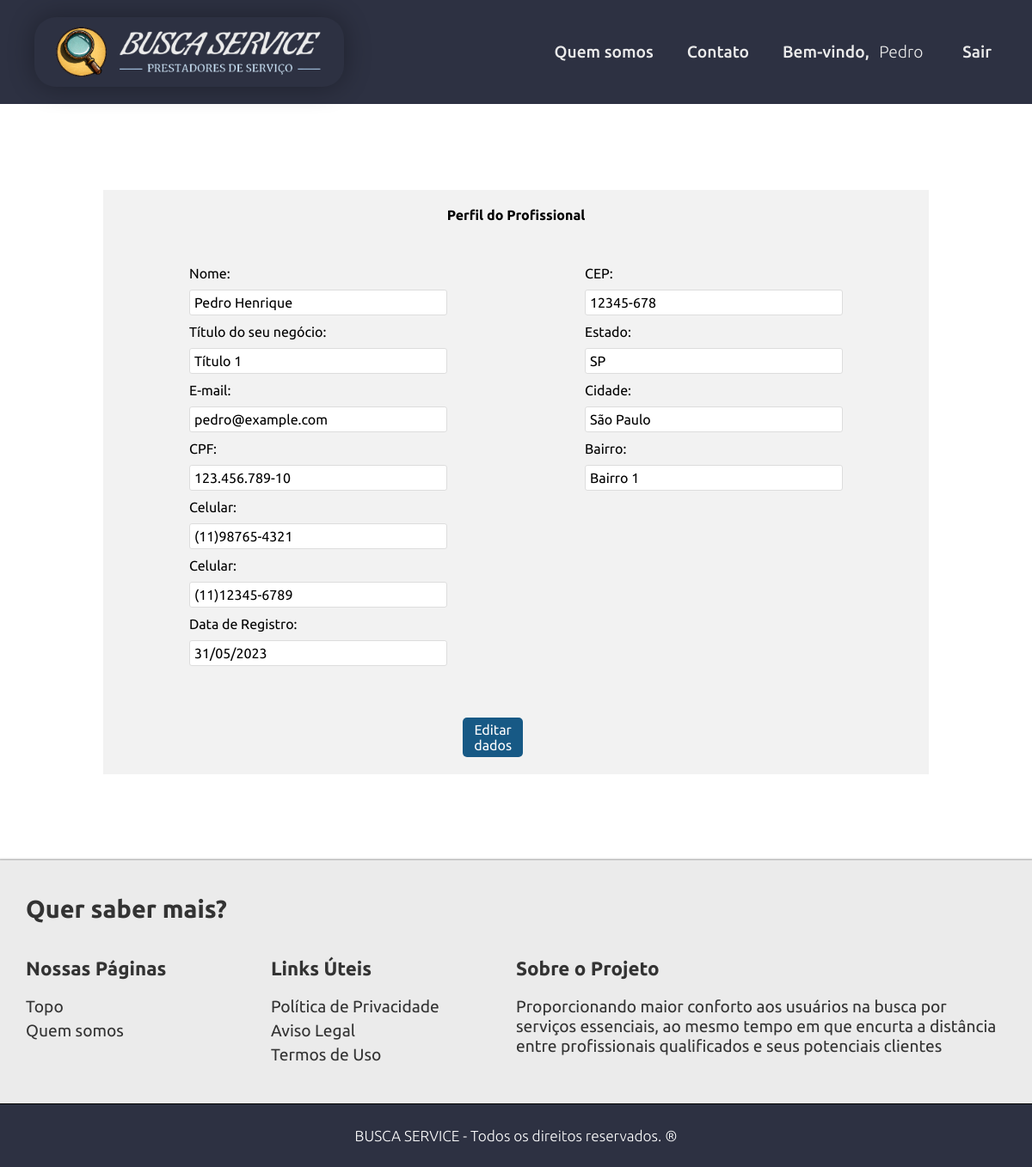
Page /app/views/perfil_pro.php (signed in) on the earlier database version.
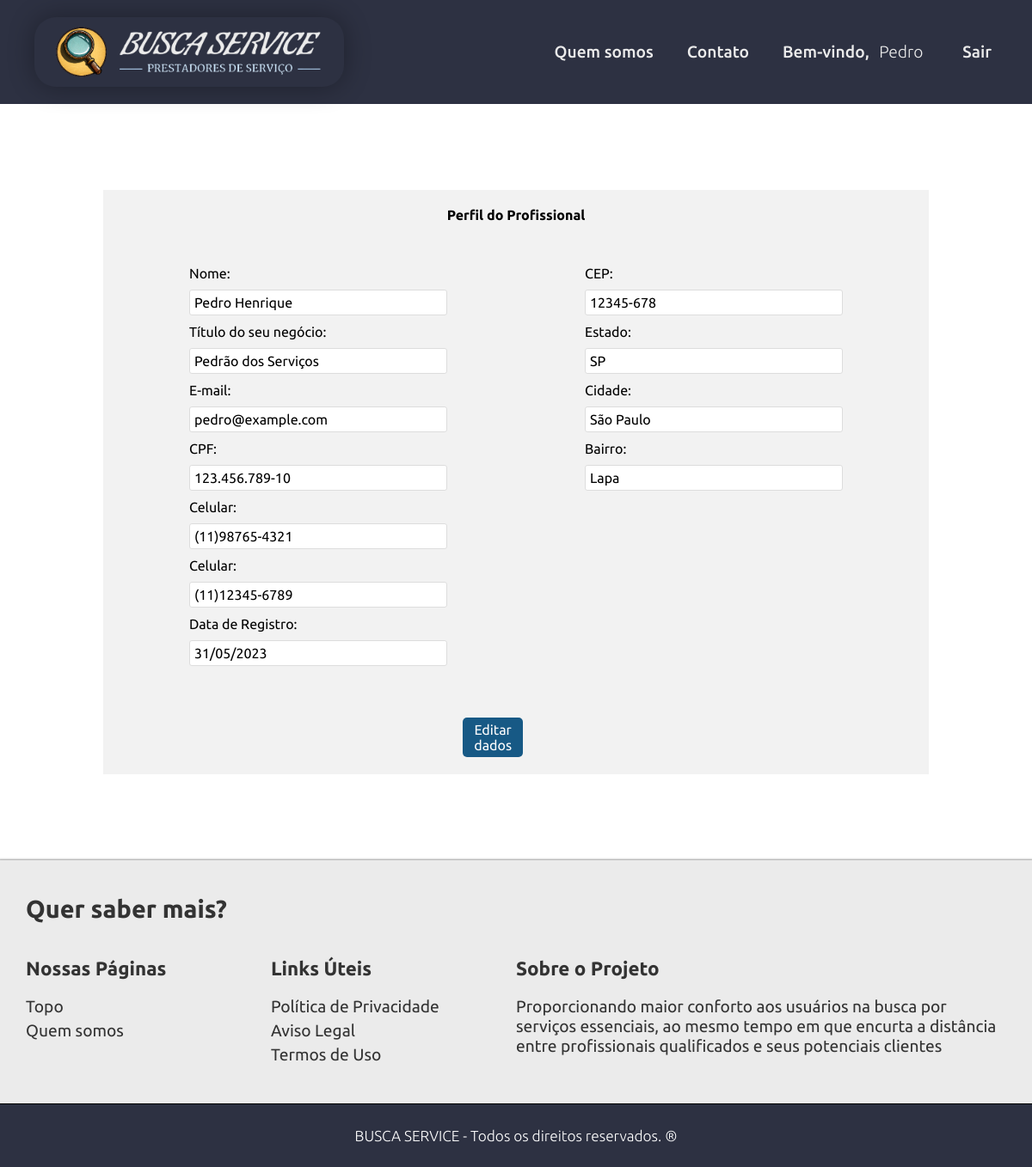
Same page on the later database version.
### tables this page shows
CREATE TABLE IF NOT EXISTS profissional(
  idpro INT(11) NOT NULL AUTO_INCREMENT,
  nome VARCHAR(45) NOT NULL,
  email VARCHAR(255) NOT NULL,
  senha VARCHAR(60) NOT NULL,
  cpf VARCHAR(14) NOT NULL,
  telefone VARCHAR(18) NOT NULL,
  telefone2 VARCHAR(18) NULL DEFAULT NULL,
  cep VARCHAR(9) NOT NULL,
  estado VARCHAR(45) NOT NULL,
  cidade VARCHAR(45) NOT NULL,
  bairro VARCHAR(45) NOT NULL,
  titulo VARCHAR(100) NOT NULL,
  descricaonegocio TEXT NOT NULL,
  fotoprin BLOB NOT NULL,
  fotosec BLOB NULL DEFAULT NULL,
  fotosec2 BLOB NULL DEFAULT NULL,
  perfil VARCHAR(3) NOT NULL DEFAULT 'PRO' COMMENT 'ADM=Administrador\\nPRO=Profissional\\nCLI=Cliente',
  status TINYINT(1) NOT NULL DEFAULT 1 COMMENT '\"0\" = Inativo / \"1\" = Ativo',
  dataregpro DATETIME NOT NULL DEFAULT CURRENT_TIMESTAMP(),
  PRIMARY KEY (idpro)
  );

### app/views/perfil_pro.php (the view, shortened to what this page needs)
<?php
require_once 'layouts/site/header.php';
require_once 'layouts/site/menu.php';
$idpro = isset($_SESSION['usuario']['idpro']) ? $_SESSION['usuario']['idpro'] : 0;
$dbh = Conexao::getInstance();
$query = "SELECT * FROM `busca_service`.`profissional` WHERE idpro=:idpro LIMIT 1";
$stmt = $dbh->prepare($query);
$stmt->bindParam(':idpro', $idpro);
$stmt->execute();
$row = $stmt->fetch(PDO::FETCH_ASSOC);
?>
<body>
<div class="container">
    <h1>Perfil do Profissional</h1>
    <div class="dados">
        <div class="dados-pessoais_cli">
            <div class="campo campo-pessoal">
                <label for="nome" class="label_perfil">Nome:</label>
                <input type="text" id="nome" class="input_perfil" value="<?= $row['nome'] ?>" readonly>
            </div>
            <div class="campo campo-pessoal">
                <label for="titulo" class="label_perfil">Título do seu negócio:</label>
                <input type="text" id="titulo" class="input_perfil" value="<?= $row['titulo'] ?>" readonly>
            </div>
            <div class="campo campo-pessoal">
                <label for="email" class="label_perfil">E-mail:</label>
                <input type="text" id="email" class="input_perfil" value="<?= $row['email'] ?>" readonly>
            </div>
            <div class="campo campo-pessoal">
                <label for="cpf" class="label_perfil">CPF:</label>
                <input type="text" id="cpf" class="input_perfil" value="<?= $row['cpf'] ?>" readonly>
            </div>
            <div class="campo campo-pessoal">
                <label for="telefone" class="label_perfil">Celular:</label>
                <input type="text" id="telefone" class="input_perfil" value="<?= $row['telefone'] ?>" readonly>
            </div>
            <div class="campo campo-pessoal">
                <label for="telefone2" class="label_perfil">Celular:</label>
                <input type="text" id="telefone2" class="input_perfil" value="<?= $row['telefone2'] ?>" readonly>
            </div>
            <div class="campo campo-pessoal">
                <label for="dataregcli" class="label_perfil">Data de Registro:</label>
                <input type="text" id="data_registro" class="input_perfil" value="<?= date('d/m/Y', strtotime($row['dataregpro'])) ?>" readonly>
            </div>
        </div>
        <div class="dados dados-endereco">
            <div class="campo campo-endereco">
                <label for="cep" class="label_perfil">CEP:</label>
                <input type="text" id="cep" class="input_perfil" value="<?= $row['cep'] ?>" readonly>
            </div>
            <div class="campo campo-endereco">
                <label for="estado" class="label_perfil">Estado:</label>
                <input type="text" id="estado" class="input_perfil" value="<?= $row['estado'] ?>" readonly>
            </div>
            <div class="campo campo-endereco">
                <label for="cidade" class="label_perfil">Cidade:</label>
                <input type="text" id="cidade" class="input_perfil" value="<?= $row['cidade'] ?>" readonly>
            </div>
            <div class="campo campo-endereco">
                <label for="bairro" class="label_perfil">Bairro:</label>
                <input type="text" id="bairro" class="input_perfil" value="<?= $row['bairro'] ?>" readonly>
            </div>
        </div>
    </div>
    <a href="update_pro.php?idpro=<?= $row['idpro'] ?>" class="btn" id="edit">Editar dados</a>&nbsp;
</div>
<?php require_once 'layouts/site/footer.php'; ?>

Differences in the rows shown:
changed profissional "Pedro Henrique": titulo "Título 1" → "Pedrão dos Serviços"; bairro "Bairro 1" → "Lapa"
